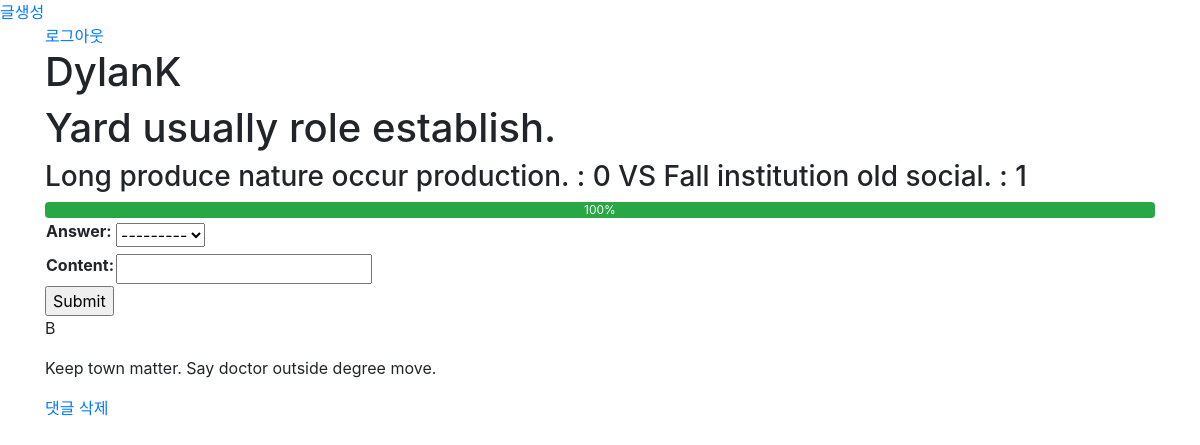
/questions/9/detail/ (signed in), run on the app's committed database.
### question/models.py (models this page shows, shortened)
class Question(models.Model):
    user = models.ForeignKey(settings.AUTH_USER_MODEL, on_delete=models.CASCADE)
    title = models.CharField(max_length=50)
    answerA = models.CharField(max_length=50)
    answerB = models.CharField(max_length=50)

class Comment(models.Model):
    user = models.ForeignKey(settings.AUTH_USER_MODEL, on_delete=models.CASCADE, default=1)
    question = models.ForeignKey(Question, on_delete=models.CASCADE)
    answer_list = [['A', 'left'], ['B', 'right']]
    answer = models.CharField(max_length=100, choices=answer_list)
    content = models.CharField(max_length=100)

### question/views.py (the view)
# urls.py: path('<int:id>/detail/', views.detail, name='detail'),
@login_required
def detail(request, id):
    question = Question.objects.get(id=id)
    form = CommentForm(initial={'questions': id})
    A = question.comment_set.all().filter(answer='A')
    B = question.comment_set.all().filter(answer='B')
    if len(A) + len(B) == 0:
        A_per = 0
        B_per = 0
    else:
        A_per = len(A) / (len(A) +len(B)) * 100
        B_per = len(B) / (len(A) +len(B)) * 100
    return render(request, 'question/detail.html', {'question': question,
                                                    'form': form,
                                                    'A': A,
                                                    'B': B,
                                                    'A_per': A_per,
                                                    'B_per': B_per})

### question/forms.py
class CommentForm(forms.ModelForm):
    class Meta:
        model = Comment
        fields = ['answer', 'content']

### question/templates/question/detail.html (shortened to what this page needs)
{%extends 'question/base.html'%}
{%block body%}
    <h1>{{question.user}}</h1>
    <h1>{{question.title}}</h1>
    <h3>{{question.answerA}} : {{A|length}} VS {{question.answerB}} : {{B|length}}</h3>
    <div class="progress">
        <div class="progress-bar bg-success" role="progressbar" style="width: {{B_per}}%" aria-valuenow="30" aria-valuemin="0" aria-valuemax="100">{{B_per|floatformat}}%</div>
    </div>
    <form action='{%url "question:comment_create" id=question.id%}' method='post'>
        <table>
            {{form.as_table}}
        </table>
        <input type="submit"/>
    </form>
    {%for comment in question.comment_set.all%}
        <p>{{comment.answer}}</p>
        <p>{{comment.content}}</p>
        <a href="{%url 'question:comment_delete' id=question.id comment_id=comment.id%}">댓글 삭제</a>
    {%endfor%}
{%endblock%}

### data on the page
Question: user "DylanK", title "Yard usually role establish.", answerA "Long produce nature occur production.", answerB "Fall institution old social."
Comment: answer "B", content "Keep town matter. Say doctor outside degree move."

### other printed values
{{ A|length }} "0"
{{ B|length }} "1"
{{ B_per|floatformat }} "100"
